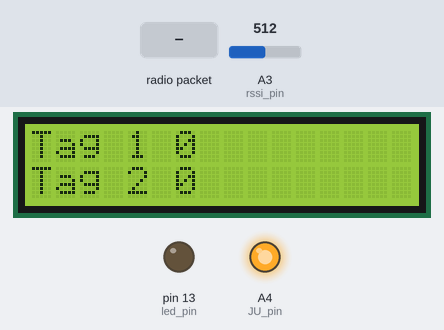
Bench run of a sketch on a simulated Arduino Nano, built with avr-gcc and run on an emulated ATmega328P. On the bench: 16×2 character LCD, output pins drawn as LEDs (lit = HIGH). The test bench sets the inputs (shaded band); at power-on: A3 (rssi_pin) = 512. No radio packets arrive unless stated.

Above: at 1.2 s.
1.3 s: radio packet "1" arrives
At 2.5 s:
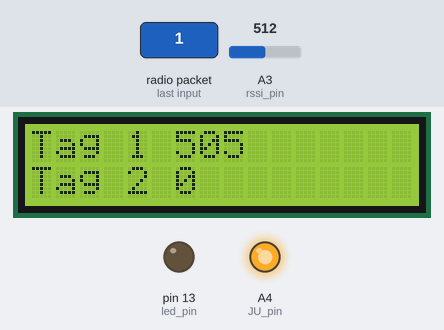
2.8 s: radio packet "2" arrives
At 4.1 s:
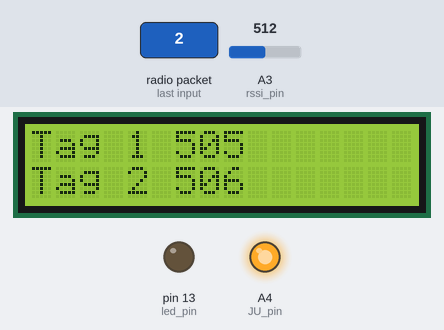
Timing chart, 0 to 5.8 s (numbered marks = the images above; inputs shaded):
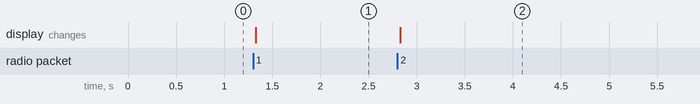

Measured:
- after the input at 1.3 s, the display: changes at once (image 1)
- after the input at 2.8 s, the display: changes at once (image 2)

The sketch:

recepteur2_seuil.ino
```cpp
// (licence header left out)
#include <VirtualWire.h>
#include <Wire.h>
#include <LiquidCrystal_I2C.h>

LiquidCrystal_I2C lcd(0x3f,16,2);  // set the LCD address to 0x27 for a 16 chars and 2 line display


const int led_pin = 13;
//const int transmit_pin = 12;
const int receive_pin = 11;
const int rssi_pin = A3 ;
const int transmit_en_pin = 3;
const int JU_pin = A4 ;
const int GD_pin = A7 ;

long rssi_score_1 ;
long rssi_score_2 ;
unsigned long refeshRssi ;

int sz = 150 ;
int rssi[150] ;
int seuil = 500 ;

int rssiIndex ;
int rssiIndexTotal = 1 ;
long rssiTotal ;

void setup()
{
    //delay(1000);
    //Serial.begin(115200);	// Debugging only
    //Serial.println("recept test rssi");

    // Initialise the IO and ISR
    //vw_set_tx_pin(transmit_pin);
    vw_set_rx_pin(receive_pin);
    vw_set_ptt_pin(transmit_en_pin);
    vw_set_ptt_inverted(true); // Required for DR3100
    vw_setup(2000);	 // Bits per sec

    //pinMode(A1, INPUT);
    vw_rx_start();       // Start the receiver PLL running

    pinMode(led_pin, OUTPUT);
    pinMode(GD_pin, OUTPUT); digitalWrite(GD_pin, LOW);
    pinMode(JU_pin, OUTPUT); digitalWrite(JU_pin, HIGH);
    pinMode(rssi_pin, INPUT);
    pinMode(receive_pin, INPUT);

    lcd.init();                      // initialize the lcd
    lcd.backlight();
}

void loop()
{
    uint8_t buf[VW_MAX_MESSAGE_LEN];
    uint8_t buflen = VW_MAX_MESSAGE_LEN;


if (rssi[rssiIndex] != analogRead(rssi_pin) ){
      rssi[rssiIndex] = analogRead(rssi_pin);
      rssiIndex++ ;
}
      if (rssiIndex >= sz) {rssiIndex = 0; }


    if (vw_get_message(buf, &buflen)) // Non-blocking
    {

  for (int i=0 ; i<sz ; i++)  {
      //Serial.print(rssi[i]);  Serial.println();//(" ");
      if (rssi[i] > seuil) {
        rssiTotal += rssi[i] ;
        rssiIndexTotal++ ;
        }
      }
      //Serial.println("----------------------");

    rssiTotal /= rssiIndexTotal ;


    //Serial.println(rssiTotal) ;
    //Serial.println("!");
    //Serial.println(rssiIndexTotal) ;
rssiIndexTotal = 1;

  //rssi_score_1 = 0 ;
  //rssi_score_2 = 0 ;

    if(buf[0] == 49) {
      rssi_score_1 = rssiTotal ;
      //Serial.print("Tag 1 "); Serial.println(rssi_score_1);

      //Serial.println(0);
      }


    if(buf[0] == 50) {
      rssi_score_2 = rssiTotal ;
      //Serial.print("Tag 2 "); Serial.println(rssi_score_2);

      //Serial.println(1200);
    }

  for (int i=0 ; i<sz ; i++)  {
      //Serial.print(rssi[i]);  Serial.println();//(" ");
      rssi[i] = 0 ;
      }
 rssiTotal = 0;
    }
  lcd.setCursor(0, 0);
  lcd.print("Tag 1 ");
  lcd.print(rssi_score_1);
  lcd.setCursor(0, 1);
  lcd.print("Tag 2 ");
  lcd.print(rssi_score_2);
//Serial.println();
//Serial.println(rssi[rssiIndex]) ;

//Serial.print(rssi[rssiIndex]) ;Serial.print(" ") ;

/*
Serial.print(rssi_score_1); Serial.print(" ");
Serial.print(rssi_score_2); Serial.print(" ");
Serial.print(0); Serial.print(" ");
Serial.print(1000); Serial.print(" ");
Serial.println();
*/


}
```
